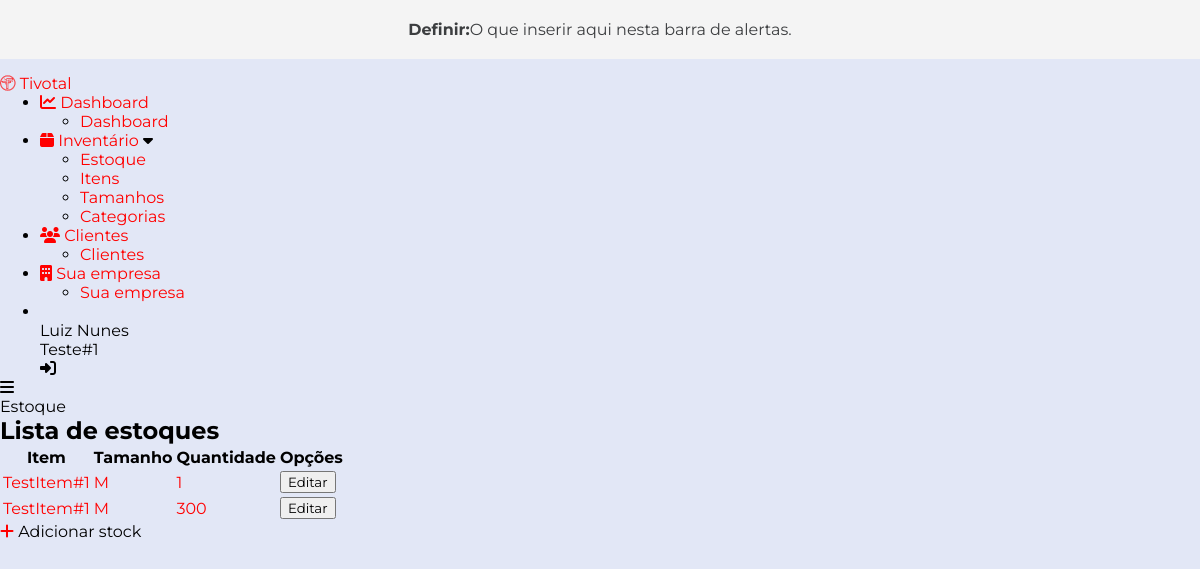
Screenshot of /items/list_stock/ (signed in) with the database file from the repository.
### accounts/models.py (models this page shows, shortened)
class User(AbstractBaseUser):
    email = models.EmailField(max_length=255, unique=True)
    full_name = models.CharField(max_length=255, blank=True)
    active = models.BooleanField(default=True)
    staff = models.BooleanField(default=False)
    admin = models.BooleanField(default=False)
    timestamp = models.DateTimeField(auto_now_add=True)
    seller = models.BooleanField(default=True)
    manager = models.BooleanField(default=False)
    company = models.ForeignKey(Company, null=True, blank=True, on_delete=models.CASCADE)
    USERNAME_FIELD = 'email'
    REQUIRED_FIELDS = ['full_name']
    objects = UserManager()
    def get_split_name(self): # Return the firstname of the user
        split_name = self.full_name.split(' ')
        return split_name
    @property
    def is_active(self):
        return self.active

### companies/models.py (models this page shows)
class Company(models.Model):
    company_name = models.CharField(max_length=255)
    cnpj = CNPJField(masked=False)
    address = models.CharField(max_length=255)
    cep = BRPostalCodeField(null=True, blank=True)
    city = models.CharField(max_length=255)
    neighborhood = models.CharField(max_length=255)
    logo = models.ImageField(upload_to='user_files', null=True, blank=True)
    bio = models.TextField(null=True, blank=True)
    def __str__(self):
        return self.company_name

### items/models.py (models this page shows, shortened)
class Stock(models.Model):
    item = models.ForeignKey(Item, on_delete=models.CASCADE)
    size = models.ForeignKey(Size, on_delete=models.CASCADE)
    category = models.ForeignKey(Category, on_delete=models.CASCADE)
    user = models.ForeignKey(User, on_delete=models.SET_NULL, null=True, blank=True)
    quantity = models.PositiveIntegerField(null=True, blank=True)
    price = models.DecimalField(max_digits=10, decimal_places=2, null=True, blank=True, validators=[MinValueValidator(Decimal('0.01'))])
    max_discount = models.DecimalField(max_digits=10, decimal_places=2, null=True, blank=True, validators=[MinValueValidator(Decimal('0.01')), MaxValueValidator(Decimal('100'))])

class Item(models.Model):
    UNITS = (
        ('Unidade', 'Unidade'),
        ('Metros', 'Metros'),
        ('Quilos', 'Quilos'),
        ('Litros', 'Litros'),
        ('NA', 'NA'),
    )
    name = models.CharField(max_length=255)
    unity = models.CharField(max_length=10, choices=UNITS, default='NA')
    description = models.TextField(null=True, blank=True)
    user = models.ForeignKey(User, on_delete=models.SET_NULL, null=True, blank=True)

class Size(models.Model):
    size = models.CharField(max_length=50)
    user = models.ForeignKey(User, on_delete=models.SET_NULL, null=True, blank=True)
    def __str__(self):
        return self.size

### items/views.py (the view)
# urls.py: path('list_stock/', views.list_stock, name='list_stock'),
@login_required
def list_stock(request):
    stocks = Stock.objects.filter(user=request.user)
    return render(request, 'list_stock.html', {'stocks': stocks})

### items/templates/list_stock.html (shortened to what this page needs)
{% extends 'base.html' %}
{% block main %}
    <div class="card text-white bg-info mb-3" style="max-width: 18rem;">
        <div class="card-header">Estoque</div>
    </div>
    <div class="container">
        <div class="container-list" id="one">
            <h2>Lista de estoques</h2>
            <table class="table table-striped">
                <thead>
                    <tr>
                        <th>Item</th>
                        <th>Tamanho</th>
                        <th>Quantidade</th>
                        <th>Opções</th>
                    </tr>
                </thead>
                <tbody>
                    {% for stock in stocks %}
                        <tr>
                            <td>
                                <a href="{% url 'detail_item' stock.item.id %}">{{ stock.item.name }}</a>
                            </td>
                            <td>
                                <a href="{% url 'edit_size' stock.id %}">{{ stock.size }}</a>
                            </td>
                            <td>
                                <a href="{% url 'edit_stock' stock.id %}">{{ stock.quantity }}</a>
                            </td>
                            <td>
                                <a href="{% url 'edit_stock' stock.id %}">
                                    <button class="btn btn-primary" id="btn-bg-blue-1">Editar</button>
                                </a>
                            </td>
                        </tr>
                    {% endfor %}
                </tbody>
            </table>
            <div class="add-new-stock-btn">
                <a href="{% url 'create_stock' %}" class="new-stock-icon">
                    <i class="fa-solid fa-plus"></i>
                </a>
                <span class="tooltip">Adicionar stock</span>
            </div>
        </div>
    </div>
{% endblock %}

### templates/base.html (shortened to what this page needs)
<!DOCTYPE html>
{% load static %}
<html lang="en">
<head>
  <link
    rel="stylesheet"
    href="https://cdnjs.cloudflare.com/ajax/libs/font-awesome/6.2.1/css/all.min.css"
  />
  <link rel="stylesheet" href="{% static 'css/style.css' %}">
</head>
<body>
<div class="alertbar">
  <b>Definir: </b> O que inserir aqui nesta barra de alertas.
</div>
    <div class="container">
      <div class="sidebar close">
        <div class="logo">
          <a href="{% url 'list_clients' %}"><i class="fab fa-trade-federation"></i></a>
          <a href="{% url 'list_clients' %}"><span class="logo-name">Tivotal</span></a>
        </div>
        <ul class="nav-list">
          <li>
            <a href="#">
              <i class="fa-solid fa-chart-line"></i>
              <span class="link-name">Dashboard</span>
            </a>
            <ul class="sub-menu blank">
              <li><a href="#" class="link-name">Dashboard</a></li>
            </ul>
          </li>
          <li>
            <div class="icon-link">
              <a href="#">
                <i class="fa-solid fa-box"></i>
                <span class="link-name">Inventário</span>
              </a>
              <i class="fas fa-caret-down arrow"></i>
            </div>
            <ul class="sub-menu">
              <li><a href="{% url 'list_stock' %}">Estoque</a></li>
              <li><a href="{% url 'list_items' %}" class="link-name">Itens</a></li>
              <li><a href="{% url 'list_sizes' %}">Tamanhos</a></li>
              <li><a href="{% url 'list_categories' %}">Categorias</a></li>
            </ul>
          </li>
          <li>
            <a href="#">
              <i class="fa-solid fa-users"></i>
              <span class="link-name">Clientes</span>
            </a>
            <ul class="sub-menu blank">
              <li><a href="#" class="link-name">Clientes</a></li>
            </ul>
          </li>
          <li>
            <a href="{% url 'detail_company' user.company.id %}">
              <i class="fa-solid fa-building"></i>
              <span class="link-name">Sua empresa</span>
            </a>
            <ul class="sub-menu blank">
              <li><a href="{% url 'detail_company' user.company.id %}" class="link-name">Sua empresa</a></li>
            </ul>
          </li>
          <li>
            <div class="profile-details">
              <div class="profile-content">
              </div>
              <div class="name-job">
                <div class="name">{{ user.get_split_name|first|title }} {{ user.get_split_name|last|title }}</div>
                <div class="job">{{ user.company }}</div>
              </div>
              <i class="fas fa-right-to-bracket"></i>
            </div>
          </li>
        </ul>
      </div>
      <div class="home-section">
        <div class="home-content">
          <i class="fas fa-bars"></i>
          {% block main %}
          {% endblock %}
        </div>
      </div>
    </div>
</body>
</html>

### staticfiles/css/style.css (style rules this page uses)
* { margin: 0; font-family:'Montserrat', sans-serif; }
:root { --body-color: #E2E7F6; --primary-color: #0F71F2; --primary: #0F71F2; --warning: #F2B544; --toggle-color: #aaa; --text-color: #707070; --tran-03: all 0.2s ease; --tran-03: all 0.3s ease; --tran-04: all 0.3s ease; --tran-05: all 0.3s ease; }
a { color: red; text-decoration: none; }
body { background-color: var(--body-color); }
.alertbar { padding: 20px; background-color: #F4F4F4; color: #3c3e40; margin-bottom: 15px; align-items: center; justify-content: center; display:flex; text-align: center; }

### rows the page displays
User: get_split_name|first "Luiz", get_split_name|last "Nunes", company "Teste#1"
Stock: item.name "TestItem#1", size "M", quantity "1"
Stock: item.name "TestItem#1", size "M", quantity "300"
